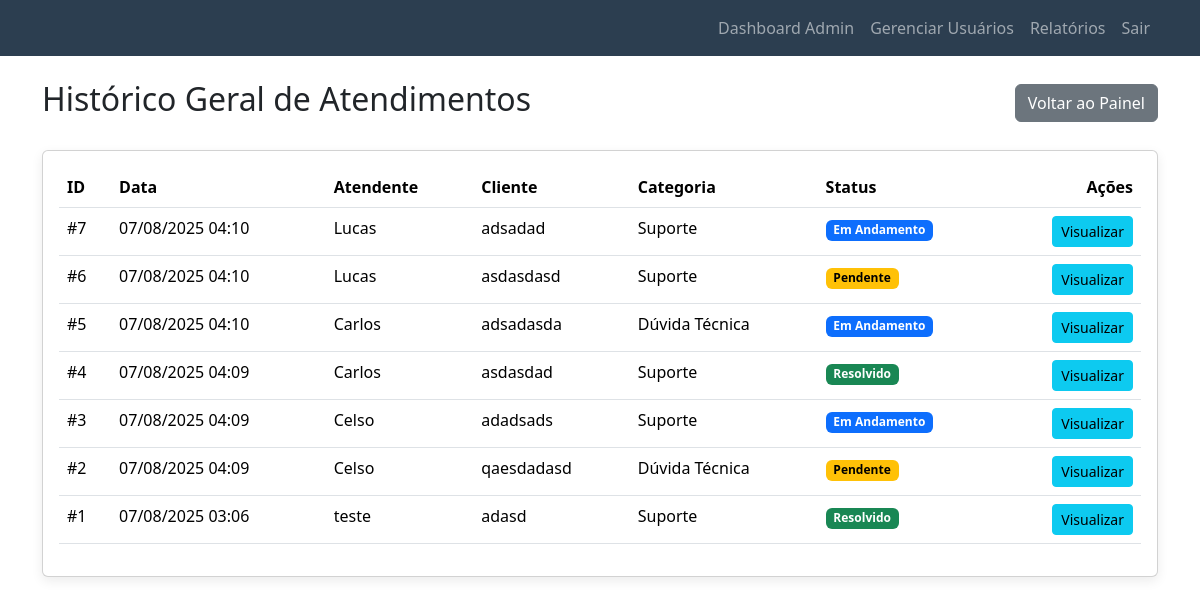
/admin/all_interactions (signed in), run on the app's committed database.
### app/models.py (models this page shows, shortened)
class Interaction(db.Model):
    __tablename__ = 'interactions'
    id = db.Column(db.Integer, primary_key=True)
    user_id = db.Column(db.Integer, db.ForeignKey('users.id'), nullable=False)
    client_name = db.Column(db.String(128), nullable=False, index=True)
    client_phone = db.Column(db.String(40), nullable=False)
    channel = db.Column(db.String(50), nullable=False)
    had_anydesk_session = db.Column(db.Boolean, default=False)
    category = db.Column(db.String(100), nullable=False)
    description = db.Column(db.Text, nullable=False)
    status = db.Column(db.String(50), default='Aberto', nullable=False)
    start_time = db.Column(db.DateTime, default=datetime.utcnow, index=True)
    end_time = db.Column(db.DateTime, nullable=True)

class User(db.Model, UserMixin):
    __tablename__ = 'users'
    id = db.Column(db.Integer, primary_key=True)
    username = db.Column(db.String(64), unique=True, nullable=False, index=True)
    password_hash = db.Column(db.String(256))
    is_supervisor = db.Column(db.Boolean, default=False, nullable=False)
    interactions = db.relationship('Interaction', backref='user', lazy='dynamic')

### app/routes.py (the view)
@bp.route('/admin/all_interactions')
@login_required
def all_interactions():
    if not current_user.is_supervisor:
        flash('Acesso negado.', 'danger')
        return redirect(url_for('main.index'))
    interactions = Interaction.query.order_by(Interaction.start_time.desc()).all()
    return render_template('admin/all_interactions.html', interactions=interactions)

### app/models.py (called while the page is built)
@login_manager.user_loader
def load_user(user_id):
    return User.query.get(user_id)

### app/templates/admin/all_interactions.html (shortened to what this page needs)
{% extends "base.html" %}
{% block content %}
<div class="d-flex justify-content-between align-items-center mb-4">
    <h2>Histórico Geral de Atendimentos</h2>
    <a href="{{ url_for('main.admin_dashboard') }}" class="btn btn-secondary">Voltar ao Painel</a>
</div>
<div class="card">
    <div class="card-body">
        <div class="table-responsive">
            <table class="table table-hover">
                <thead>
                    <tr>
                        <th>ID</th>
                        <th>Data</th>
                        <th>Atendente</th>
                        <th>Cliente</th>
                        <th>Categoria</th>
                        <th>Status</th>
                        <th class="text-end">Ações</th>
                    </tr>
                </thead>
                <tbody>
                    {% for interaction in interactions %}
                    <tr>
                        <td>#{{ interaction.id }}</td>
                        <td>{{ interaction.start_time.strftime('%d/%m/%Y %H:%M') }}</td>
                        <td>{{ interaction.user.username }}</td>
                        <td>{{ interaction.client_name }}</td>
                        <td>{{ interaction.category }}</td>
                        <td>
                            {% if interaction.status == 'Resolvido' %}<span class="badge status-resolvido">{{ interaction.status }}</span>
                            {% elif interaction.status == 'Pendente' %}<span class="badge status-pendente">{{ interaction.status }}</span>
                            {% elif interaction.status == 'Em Andamento' %}<span class="badge status-andamento">{{ interaction.status }}</span>
                            {% else %}<span class="badge status-aberto">{{ interaction.status }}</span>{% endif %}
                        </td>
                        <td class="text-end">
                            <a href="{{ url_for('main.view_interaction', interaction_id=interaction.id) }}" class="btn btn-info btn-sm">Visualizar</a>
                        </td>
                    </tr>
                    {% else %}
                    <tr>
                        <td colspan="7" class="text-center">Nenhum atendimento registrado no sistema.</td>
                    </tr>
                    {% endfor %}
                </tbody>
            </table>
        </div>
    </div>
</div>
{% endblock %}

### app/static/css/style.css (style rules this page uses)
:root { --cor-primaria: #4A90E2; --cor-primaria-hover: #357ABD; --cor-sucesso: #28a745; --cor-aviso: #ffc107; --cor-perigo: #dc3545; --cor-fundo: #f4f7f6; --cor-navbar: #2c3e50; --raio-borda: 0.5rem; }
body { font-family: 'Poppins', sans-serif; background-color: var(--cor-fundo); }
.card { border: none; border-radius: var(--raio-borda); box-shadow: 0 4px 12px rgba(0, 0, 0, 0.08); transition: all 0.3s ease; }
.btn { border-radius: var(--raio-borda); font-weight: 500; transition: all 0.2s ease; }
.badge.status-resolvido { background-color: var(--cor-sucesso) !important; }
.badge.status-pendente { background-color: var(--cor-aviso) !important; color: #000 !important; }
.badge.status-andamento { background-color: var(--cor-primaria) !important; }
.badge.status-resolvido { background-color: #198754 !important; }
.badge.status-pendente { background-color: #ffc107 !important; color: #000 !important; }
.badge.status-andamento { background-color: #0d6efd !important; }

### data on the page
Interaction: id "7", start_time "07/08/2025 04:10", user.username "Lucas", client_name "adsadad", category "Suporte", status "Em Andamento"
Interaction: id "6", start_time "07/08/2025 04:10", user.username "Lucas", client_name "asdasdasd", category "Suporte", status "Pendente"
Interaction: id "5", start_time "07/08/2025 04:10", user.username "Carlos", client_name "adsadasda", category "Dúvida Técnica", status "Em Andamento"
Interaction: id "4", start_time "07/08/2025 04:09", user.username "Carlos", client_name "asdasdad", category "Suporte", status "Resolvido"
Interaction: id "3", start_time "07/08/2025 04:09", user.username "Celso", client_name "adadsads", category "Suporte", status "Em Andamento"
Interaction: id "2", start_time "07/08/2025 04:09", user.username "Celso", client_name "qaesdadasd", category "Dúvida Técnica", status "Pendente"
Interaction: id "1", start_time "07/08/2025 03:06", user.username "teste", client_name "adasd", category "Suporte", status "Resolvido"
